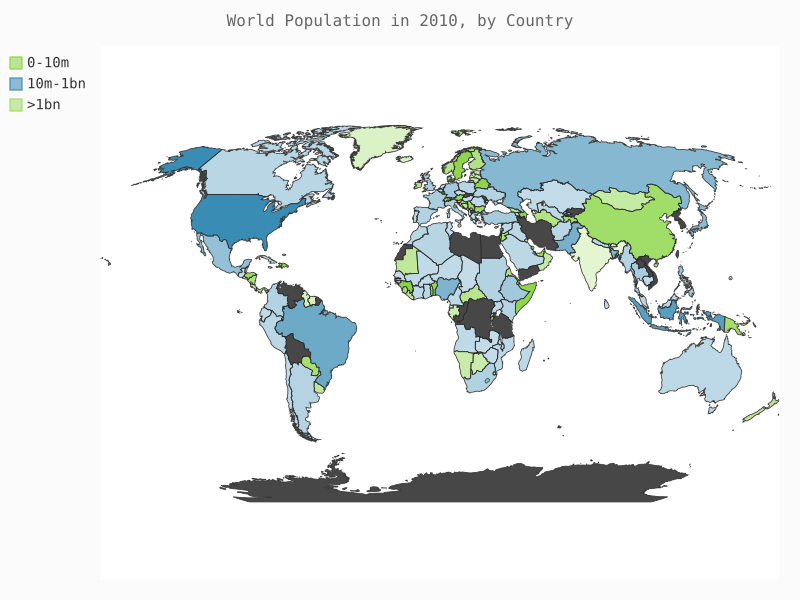

Here is the Python script that generated this plot:
import json
import pygal
from pygal.style import LightGreenStyle
from settings import Settings
from country_codes import get_country_code


#获取json数据
data_settings = Settings()
filename = data_settings.population_json
with open(filename) as f_obj:
    pop_data = json.load(f_obj)

#创建人口数据字典
cc_population = {}
for pop_dict in pop_data:
    if pop_dict['Year'] == '2010':
        country_name = pop_dict['Country Name']
        population = int(float(pop_dict['Value']))
        code = get_country_code(country_name)
        if code:
            cc_population[code] = population
#根据人口数量，将所有国家分组
cc_pops_1, cc_pops_2, cc_pops_3 = {}, {}, {}
for cc, pop in cc_population.items():
    if pop < 10000000:
        cc_pops_1[cc] = pop
    elif pop < 1000000000:
        cc_pops_2[cc] = pop
    else:
        cc_pops_3[cc] = pop
#查看每个分组有多少国家
print(len(cc_pops_1), len(cc_pops_2), len(cc_pops_3))

wm_style = LightGreenStyle
wm = pygal.Worldmap(style=wm_style)
wm.title = 'World Population in 2010, by Country'
wm.add('0-10m', cc_pops_1)
wm.add('10m-1bn',cc_pops_2)
wm.add('>1bn',cc_pops_3)

wm.render_to_file('world_population.svg')
